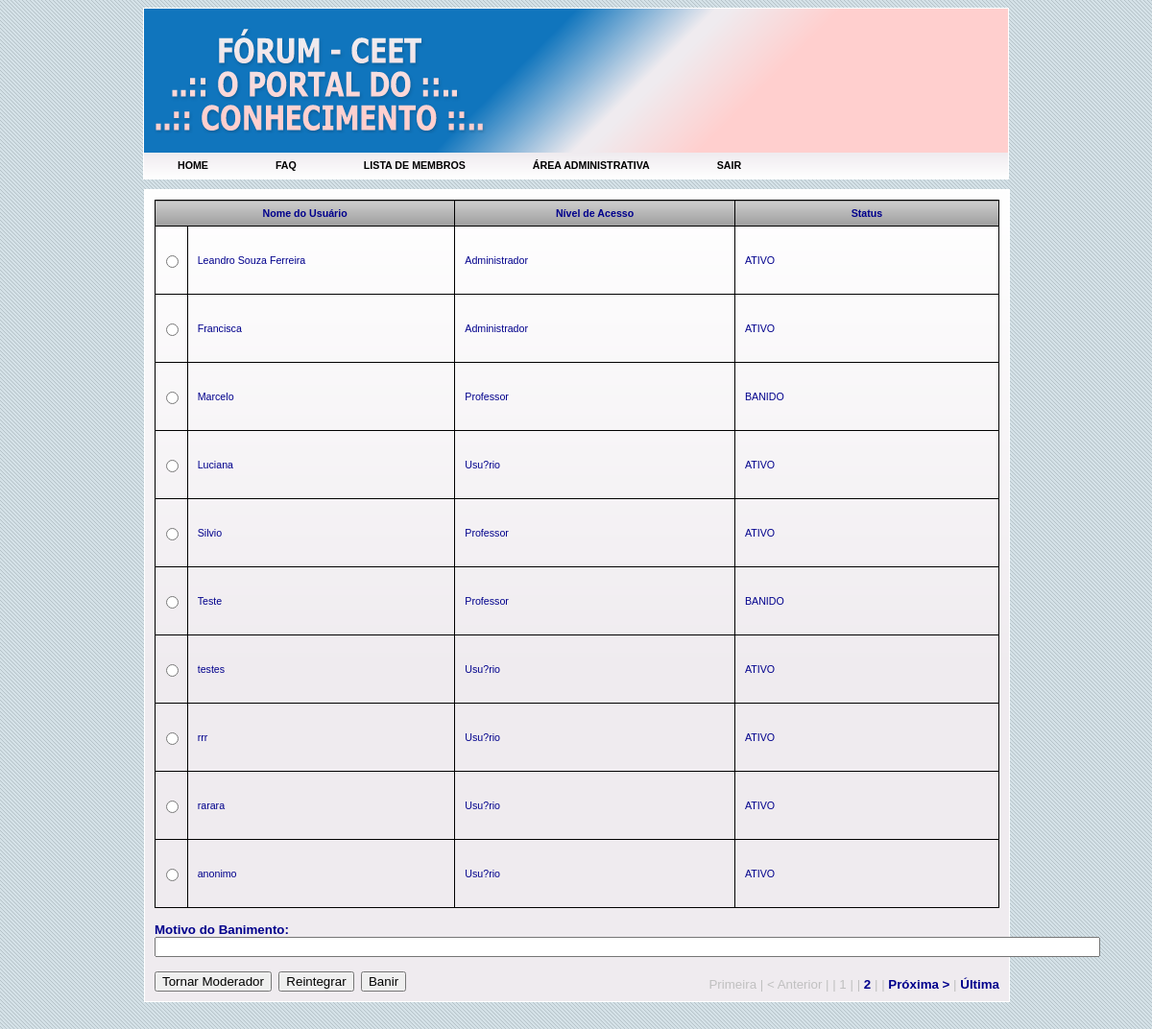
/forum/administrativoUsuario.php (signed in), run on the app's committed database.
### tables this page shows
CREATE TABLE `usuario` (
  `idusuario` int(11) NOT NULL,
  `login` varchar(45) DEFAULT NULL,
  `senha` varchar(45) DEFAULT NULL,
  `nivel_acesso` varchar(45) DEFAULT NULL,
  `nome` varchar(45) DEFAULT NULL,
  `rua` text DEFAULT NULL,
  `numero` varchar(6) DEFAULT NULL,
  `bairro` varchar(45) DEFAULT NULL,
  `municipio` varchar(45) DEFAULT NULL,
  `estado` varchar(2) DEFAULT NULL,
  `cep` varchar(10) DEFAULT NULL,
  `nacionalidade` varchar(45) DEFAULT NULL,
  `uf_origem` varchar(45) DEFAULT NULL,
  `pai` varchar(45) DEFAULT NULL,
  `mae` varchar(45) DEFAULT NULL,
  `rg` varchar(12) DEFAULT NULL,
  `cpf` varchar(12) DEFAULT NULL,
  `data_cadastro` datetime DEFAULT NULL,
  `telefone_fixo` varchar(11) DEFAULT NULL,
  `telefone_celular` varchar(11) DEFAULT NULL,
  `telefone_recado` varchar(11) DEFAULT NULL,
  `email` varchar(45) NOT NULL
);

### models/Sessao.php (called while the page is built, shortened)
<?php
require_once ("Usuario.php");
class Sessao
{
	public function getVariavelSessao($sVariavel)
    {
		return isset($_SESSION[$sVariavel]) ? $_SESSION[$sVariavel] : null;
	}
	public function efetuarLogin($sLogin, $sSenha)
	{
		$oUsuario = new Usuario();
		if($oUsuario->autenticarUsuario($sLogin,$sSenha))
		{
			return true;
		}else{
			$this->efetuarLogout();
			return false;
		}
	}
}

### models/BancoDados.php (called while the page is built, shortened)
<?php
class BancoDados {
    private $conexao;
    private $resultado;
    private $qtd;
    public function getResultado() {
        return $this->resultado;
    }
    public function getQtd() {
        return $this->qtd;
    }
    public function conectar(){
        $this->conexao = mysqli_connect(URL, USER, PASSWORD, NOME_BANCO, PORTA);
        mysqli_select_db($this->conexao, NOME_BANCO);
    }
    public function pesquisar($sql = "") {
        $lista = array();
        if ($sql == "") {
            $this->resultado = 0;
            $this->qtd = 0;
            return false;
        } else {
            $this->resultado = mysqli_query($this->conexao, $sql);
            if ($this->resultado) {
                $this->qtd = mysqli_num_rows($this->resultado);
                while($linha = mysqli_fetch_array($this->resultado, MYSQLI_ASSOC)){
                    $lista[] = $linha;
                }
                $this->resultado = $lista;
                return true;
            } else {
                $this->registrarLog("SQL: ".$sql." <br/> ERRO: ".mysqli_error($this->conexao));
                return false;
            }
        }
    }
}
?>

### models/Usuario.php (called while the page is built, shortened)
<?php
include_once ("BancoDados.php");
class Usuario {
    private $idusuario;
    private $nivel_acesso;
    private $nome;
    public function __construct($idusuario = 0, $login = null, $senha = null, $nivel_acesso = null, $nome = null, $rua = null, $numero = null, $bairro = null, $municipio = null, $estado = null, $cep = null, $nacionalidade = null, $uf_origem = null, $pai = null, $mae = null, $rg = null, $cpf = null, $data_cadastro = null, $telefone_fixo = null, $telefone_celular = null, $telefone_recado = null, $email = null){
        $this->idusuario = $idusuario;
        $this->nivel_acesso = $nivel_acesso;
        $this->nome = $nome;
    }
    public function __destruct() {
        $this->idusuario = 0;
        $this->nivel_acesso = "*";
        $this->nome = "*";
    }
    public function getIdusuario() {
        return $this->idusuario;
    }
    public function setIdusuario($idusuario) {
        $this->idusuario = $idusuario;
    }
    public function getNivel_acesso() {
        return $this->nivel_acesso;
    }
    public function setNivel_acesso($nivel_acesso) {
        $this->nivel_acesso = $nivel_acesso;
    }
    public function getNome() {
        return $this->nome;
    }
    public function setNome($nome) {
        $this->nome = $nome;
    }
    public function listarTodos($iFirstReg = -1, $iLastReg = -1) {
        $oBanco = new BancoDados();
        $lista = array();
        $sQuery = "
        SELECT *
        FROM
            usuario";
        if ($iFirstReg != -1 && $iLastReg != -1)
            $sQuery .= " LIMIT " . $iFirstReg . ", " . $iLastReg;
        if($oBanco->pesquisar($sQuery) && $oBanco->getQtd() > 0){
            $lista = $this->gerarListaResultados($oBanco->getResultado());
        }
        return ($lista);
    }
    public function gerarListaResultados($usuarios){
        foreach($usuarios as $usuario){
            $lista[] = new Usuario($usuario['idusuario'], $usuario['login'], $usuario['senha'], $usuario['nivel_acesso'], $usuario['nome'], $usuario['rua'], $usuario['numero'], $usuario['bairro'], $usuario['municipio'], $usuario['estado'], $usuario['cep'], $usuario['nacionalidade'], $usuario['uf_origem'], $usuario['pai'], $usuario['mae'], $usuario['rg'], $usuario['cpf'], $usuario['data_cadastro'], $usuario['telefone_fixo'], $usuario['telefone_celular'], $usuario['telefone_recado'], $usuario['email']);
        }
        return $lista;
    }
}
?>

### models/Banido.php (called while the page is built, shortened)
<?php
require_once("BancoDados.php");
class Banido {
    private $usuario_idusuario;
    public function __construct($usuario_idusuario = 0, $moderador_usuario_idusuario = 0, $data_banido = null, $motivo = null){
        $this->usuario_idusuario = $usuario_idusuario;
    }
    public function getUsuario_idusuario(){
        return $this->usuario_idusuario;
    }
    public function setUsuario_idusuario($usuario_idusuario){
        $this->usuario_idusuario = $usuario_idusuario;
    }
    public function listar() {
        $oBanco = new BancoDados();
        $sQuery = "
        SELECT *
        FROM
            banido
        WHERE
            usuario_idusuario=" . $this->getUsuario_idusuario();
        if($oBanco->pesquisar($sQuery) && $oBanco->getQtd() > 0){
            $banidos = $oBanco->getResultado();
            return true;
        } else {
            return false;
        }
    }
}
?>

### forum/administrativoUsuario.php (the view, shortened to what this page needs)
<?php
require_once("../models/Sessao.php");
require_once("../models/Banido.php");
require_once("../models/Usuario.php");
require_once("../models/Paginacao.php");
$oSessao = new Sessao();
$oBanido = new Banido();
$oUsuario = new Usuario();
$listaUsuarios = $oUsuario->listarTodos();
$oBanido->setUsuario_idusuario($oSessao->getVariavelSessao("iIdUsuario"));
$oPaginacao = new Paginacao(10, @sizeof($listaUsuarios), "./administrativoUsuario.php?");
if (!$pagina = @$_GET['pagina'])
    $oPaginacao->setINumeroPagina();
else
    $oPaginacao->setINumeroPagina($pagina);
$iFirstReg = $oPaginacao->getIPrimeiroRegistro();
$listaUsuarios = $oUsuario->listarTodos($iFirstReg, 10);
?>
<!DOCTYPE html PUBLIC "-//W3C//DTD XHTML 1.0 Transitional//EN"
    "http://www.w3.org/TR/xhtml1/DTD/xhtml1-transitional.dtd">
<html xmlns="http://www.w3.org/1999/xhtml" xml:lang="pt" lang="pt" >
    <head>
        <link rel='stylesheet' href='../css/estilo_forum.css' type='text/css' media='screen'/>
        <link rel="stylesheet" href="../css/menu_style.css" type="text/css" />
    </head>
    <body>
        <div id='container'>
            <div id='cabecalho'>
                <div id='banner_superior'>
                    <div id='banner_superior_figura'>
                        <img src='../img/banner_texto_forum.png'/>
                    </div>
                </div>
                <div id='menu_superior'>
                    <ul>
                        <li><a href="./index.php" >HOME</a></li>
                        <li><a href="./faq.php" >FAQ</a></li>
                        <?php if(($oSessao->getVariavelSessao("nivelAcesso") != "Aluno") && ($oSessao->getVariavelSessao("nivelAcesso") != "Professor" && $oSessao->getVariavelSessao("nivelAcesso") != "Usu&aacute;rio")){?>
                        <li><a href="./membros.php">LISTA DE MEMBROS</a></li>
                        <li>
                            <a href="#">&Aacute;REA ADMINISTRATIVA</a>
                        </li>
                        <?php } ?>
                        <li><a href='../portal/index.php'>SAIR</a></li>
                    </ul>
                </div>
            </div>
            <div id='conteudo'>
                <form name='formUsuario' method='post' action='alterarUsuario.php'>
                    <?php
                    echo "
                    <table class='categoria'>
                    <tr class='linha_titulo'>
                        <td class='cel_titulo_nome' colspan=2>Nome do Usu&aacute;rio</td>
                        <td class='cel_titulo_descricao'>N&iacute;vel de Acesso</td>
                        <td class='cel_titulo_descricao'>Status</td>
                    </tr>";
                    if($listaUsuarios){
                        $x = 1;
                        foreach($listaUsuarios as $usuario){
                            echo "
                            <tr class='linha_dados'>
                                <td class='cel_check'><input type='radio' name='check' id='check$x' value='".$usuario->getIdUsuario()."'/></td>
                                <td class='cel_conteudo'>".$usuario->getNome()."</td>
                                <td class='cel_conteudo'>".$usuario->getNivel_acesso()."</td>";
                            $oBanido->setUsuario_idusuario($usuario->getIdUsuario());
                            echo !$oBanido->listar() ? "<td class='cel_conteudo'>ATIVO</td>" : "<td class='cel_conteudo'>BANIDO</td>";
                            echo "
                            </tr>";
                            $x++;
                        }
                    }
                    echo "
                    </table>
                    <br/>
                    <input type='hidden' name='opcao' id='opcao'/>\n
                    <input type='hidden' name='idusuario' id='idusuario'/>\n
                    <b>Motivo do Banimento:</b><br/>
                    <input type='text' size=120 name='campoMotivo' id='campoMotivo'/><br/><br/>
                    <input type='button' name='tornarModerador' value='Tornar Moderador' onClick=\"javascript:nomearModerador();\" />&nbsp;
                    <input type='button' name='reintegrar' value='Reintegrar' onClick=\"javascript:reintegrarUsuario();\" />&nbsp;
                    <input type='button' name='banir' value='Banir' onClick=\"javascript:banirUsuario();\" />";
                    ?>
                </form>
                <div id='paginacao'>
                    <?php
                    echo $oPaginacao->getSPainelNavegacao();
                    ?>
                </div>
            </div>
        </div>
    </body>
</html>

### css/estilo_forum.css (style rules this page uses)
body { background-image: url(../img/fundo_body.gif); }
a { text-decoration: none; color: #00008C; font-weight: bold; border: 0px solid transparent; }
img { border: 0; }
#container { width: 902px; height: auto; position: absolute; left: 50%; margin-left: -451px; }
#cabecalho { width: auto; height: auto; position: relative; border: 1px solid white; }
#banner_superior { width: 900px; height: 150px; position: relative; background-image: url(../img/banner_cabecalho.png); }
#banner_superior_figura { width: 347px; height: 110px; left: 10px; position: absolute; top: 50%; margin-top: -55px; }
#menu_superior { width: 900px; height: 27px; position: relative; font-family: Tahoma, sans-serif; font-size: 8pt; font-weight: bold; background-image: url(../img/bg-bubplastic.png); }
#menu_superior ul { list-style: none; margin: 0px; padding: 0px; padding-top: 7px; }
#menu_superior ul li { display: inline; padding-top: 7px; padding-bottom: 7px; margin: 0px; margin-right: -3px; }
#menu_superior ul li a { padding: 7px; padding-left: 35px; padding-right: 35px; color: #000; }
#conteudo { width: 880px; *width: 900px; height: auto; left: 1px; margin-top: 10px; margin-bottom: 60px; position: relative; background-color: #EFEBEF; background-image: url(../img/conteudo_back_forum.png); background-repeat: repeat-x; border: 1px solid white; font-family: Tahoma, sans-serif; font-size: 10pt; font-weight: none; text-align: justify; color: #00008C; padding: 10px; }
#paginacao { position: absolute; bottom: 10px; right: 10px; color: silver; }
.linha_titulo { width: auto; height: 27px; border: 1px solid black; font-weight: bold; text-align: center; background-image: url(../img/tabela_titulo_back.png); background-repeat: repeat-x; background-color: #999; }
.cel_conteudo { border: 1px solid black; width: 680px; height: 50px; text-align: justify; padding: 10px; }
.categoria { border-collapse: collapse; border: 1px solid black; font-family: Tahoma, Arial, Verdana, sans-serif; font-size: 8pt; text-align: center; width: 880px; }
.cel_check { border: 1px solid black; width: 50px; }
.cel_titulo_nome { border: 1px solid black; }
.cel_titulo_descricao { border: 1px solid black; }

### data on the page
usuario: nome "Leandro Souza Ferreira", nivel_acesso "Administrador", shows "ATIVO"
usuario: nome "Francisca", nivel_acesso "Administrador", shows "ATIVO"
usuario: nome "Marcelo", nivel_acesso "Professor", shows "BANIDO"
usuario: nome "Luciana", nivel_acesso "Usu?rio", shows "ATIVO"
usuario: nome "Silvio", nivel_acesso "Professor", shows "ATIVO"
usuario: nome "Teste", nivel_acesso "Professor", shows "BANIDO"
usuario: nome "testes", nivel_acesso "Usu?rio", shows "ATIVO"
usuario: nome "rrr", nivel_acesso "Usu?rio", shows "ATIVO"
usuario: nome "rarara", nivel_acesso "Usu?rio", shows "ATIVO"
usuario: nome "anonimo", nivel_acesso "Usu?rio", shows "ATIVO"

### other printed values
$oPaginacao->getSPainelNavegacao() "Primeira | < Anterior | | |"
